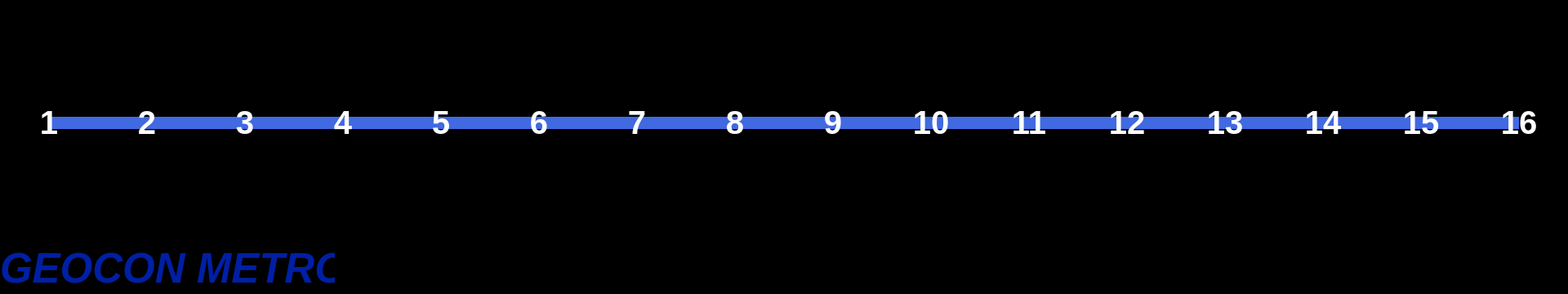
<?xml version="1.0" encoding="UTF-8"?>
<ui version="4.0">
 <class>MainWindow</class>
 <widget class="QMainWindow" name="MainWindow">
  <property name="geometry">
   <rect>
    <x>0</x>
    <y>0</y>
    <width>1920</width>
    <height>360</height>
   </rect>
  </property>
  <property name="windowTitle">
   <string>MainWindow</string>
  </property>
  <property name="styleSheet">
   <string notr="true">background-color: rgb(0, 0, 0);</string>
  </property>
  <widget class="QWidget" name="centralwidget">
   <widget class="Line" name="line">
    <property name="geometry">
     <rect>
      <x>60</x>
      <y>135</y>
      <width>1800</width>
      <height>30</height>
     </rect>
    </property>
    <property name="layoutDirection">
     <enum>Qt::LeftToRight</enum>
    </property>
    <property name="styleSheet">
     <string notr="true">color: rgb(65, 105, 225);</string>
    </property>
    <property name="frameShadow">
     <enum>QFrame::Plain</enum>
    </property>
    <property name="lineWidth">
     <number>15</number>
    </property>
    <property name="orientation">
     <enum>Qt::Horizontal</enum>
    </property>
   </widget>
   <widget class="QLabel" name="label">
    <property name="geometry">
     <rect>
      <x>30</x>
      <y>120</y>
      <width>60</width>
      <height>60</height>
     </rect>
    </property>
    <property name="font">
     <font>
      <pointsize>30</pointsize>
      <weight>75</weight>
      <bold>true</bold>
     </font>
    </property>
    <property name="styleSheet">
     <string notr="true">background-color: rgba(191, 64, 64, 0);
color: rgb(255, 255, 255);
border-image: url(:/yellowcircle.png);</string>
    </property>
    <property name="text">
     <string>1</string>
    </property>
    <property name="alignment">
     <set>Qt::AlignCenter</set>
    </property>
   </widget>
   <widget class="QLabel" name="label_2">
    <property name="geometry">
     <rect>
      <x>150</x>
      <y>120</y>
      <width>60</width>
      <height>60</height>
     </rect>
    </property>
    <property name="font">
     <font>
      <pointsize>30</pointsize>
      <weight>75</weight>
      <bold>true</bold>
     </font>
    </property>
    <property name="styleSheet">
     <string notr="true">background-color: rgba(191, 64, 64, 0);
color: rgb(255, 255, 255);
image: url(:/redcircle.png);</string>
    </property>
    <property name="text">
     <string>2</string>
    </property>
    <property name="alignment">
     <set>Qt::AlignCenter</set>
    </property>
   </widget>
   <widget class="QLabel" name="label_3">
    <property name="geometry">
     <rect>
      <x>270</x>
      <y>120</y>
      <width>60</width>
      <height>60</height>
     </rect>
    </property>
    <property name="font">
     <font>
      <pointsize>30</pointsize>
      <weight>75</weight>
      <bold>true</bold>
     </font>
    </property>
    <property name="styleSheet">
     <string notr="true">background-color: rgba(191, 64, 64, 0);
color: rgb(255, 255, 255);
image: url(:/redcircle.png);</string>
    </property>
    <property name="text">
     <string>3</string>
    </property>
    <property name="alignment">
     <set>Qt::AlignCenter</set>
    </property>
   </widget>
   <widget class="QLabel" name="label_4">
    <property name="geometry">
     <rect>
      <x>390</x>
      <y>120</y>
      <width>60</width>
      <height>60</height>
     </rect>
    </property>
    <property name="font">
     <font>
      <pointsize>30</pointsize>
      <weight>75</weight>
      <bold>true</bold>
     </font>
    </property>
    <property name="styleSheet">
     <string notr="true">background-color: rgba(191, 64, 64, 0);
color: rgb(255, 255, 255);
image: url(:/redcircle.png);</string>
    </property>
    <property name="text">
     <string>4</string>
    </property>
    <property name="alignment">
     <set>Qt::AlignCenter</set>
    </property>
   </widget>
   <widget class="QLabel" name="label_5">
    <property name="geometry">
     <rect>
      <x>510</x>
      <y>120</y>
      <width>60</width>
      <height>60</height>
     </rect>
    </property>
    <property name="font">
     <font>
      <pointsize>30</pointsize>
      <weight>75</weight>
      <bold>true</bold>
     </font>
    </property>
    <property name="styleSheet">
     <string notr="true">background-color: rgba(191, 64, 64, 0);
color: rgb(255, 255, 255);
image: url(:/redcircle.png);</string>
    </property>
    <property name="text">
     <string>5</string>
    </property>
    <property name="alignment">
     <set>Qt::AlignCenter</set>
    </property>
   </widget>
   <widget class="QLabel" name="label_6">
    <property name="geometry">
     <rect>
      <x>630</x>
      <y>120</y>
      <width>60</width>
      <height>60</height>
     </rect>
    </property>
    <property name="font">
     <font>
      <pointsize>30</pointsize>
      <weight>75</weight>
      <bold>true</bold>
     </font>
    </property>
    <property name="styleSheet">
     <string notr="true">background-color: rgba(191, 64, 64, 0);
color: rgb(255, 255, 255);
image: url(:/redcircle.png);</string>
    </property>
    <property name="text">
     <string>6</string>
    </property>
    <property name="alignment">
     <set>Qt::AlignCenter</set>
    </property>
   </widget>
   <widget class="QLabel" name="label_7">
    <property name="geometry">
     <rect>
      <x>750</x>
      <y>120</y>
      <width>60</width>
      <height>60</height>
     </rect>
    </property>
    <property name="font">
     <font>
      <pointsize>30</pointsize>
      <weight>75</weight>
      <bold>true</bold>
     </font>
    </property>
    <property name="styleSheet">
     <string notr="true">background-color: rgba(191, 64, 64, 0);
color: rgb(255, 255, 255);
image: url(:/redcircle.png);</string>
    </property>
    <property name="text">
     <string>7</string>
    </property>
    <property name="alignment">
     <set>Qt::AlignCenter</set>
    </property>
   </widget>
   <widget class="QLabel" name="label_8">
    <property name="geometry">
     <rect>
      <x>870</x>
      <y>120</y>
      <width>60</width>
      <height>60</height>
     </rect>
    </property>
    <property name="font">
     <font>
      <pointsize>30</pointsize>
      <weight>75</weight>
      <bold>true</bold>
     </font>
    </property>
    <property name="styleSheet">
     <string notr="true">background-color: rgba(191, 64, 64, 0);
color: rgb(255, 255, 255);
image: url(:/redcircle.png);</string>
    </property>
    <property name="text">
     <string>8</string>
    </property>
    <property name="alignment">
     <set>Qt::AlignCenter</set>
    </property>
   </widget>
   <widget class="QLabel" name="label_9">
    <property name="geometry">
     <rect>
      <x>990</x>
      <y>120</y>
      <width>60</width>
      <height>60</height>
     </rect>
    </property>
    <property name="font">
     <font>
      <pointsize>30</pointsize>
      <weight>75</weight>
      <bold>true</bold>
     </font>
    </property>
    <property name="styleSheet">
     <string notr="true">background-color: rgba(191, 64, 64, 0);
color: rgb(255, 255, 255);
image: url(:/redcircle.png);</string>
    </property>
    <property name="text">
     <string>9</string>
    </property>
    <property name="alignment">
     <set>Qt::AlignCenter</set>
    </property>
   </widget>
   <widget class="QLabel" name="label_16">
    <property name="geometry">
     <rect>
      <x>1830</x>
      <y>120</y>
      <width>60</width>
      <height>60</height>
     </rect>
    </property>
    <property name="font">
     <font>
      <pointsize>30</pointsize>
      <weight>75</weight>
      <bold>true</bold>
     </font>
    </property>
    <property name="styleSheet">
     <string notr="true">background-color: rgba(191, 64, 64, 0);
color: rgb(255, 255, 255);
image: url(:/redcircle.png);</string>
    </property>
    <property name="text">
     <string>16</string>
    </property>
    <property name="alignment">
     <set>Qt::AlignCenter</set>
    </property>
   </widget>
   <widget class="QLabel" name="label_13">
    <property name="geometry">
     <rect>
      <x>1470</x>
      <y>120</y>
      <width>60</width>
      <height>60</height>
     </rect>
    </property>
    <property name="font">
     <font>
      <pointsize>30</pointsize>
      <weight>75</weight>
      <bold>true</bold>
     </font>
    </property>
    <property name="styleSheet">
     <string notr="true">background-color: rgba(191, 64, 64, 0);
color: rgb(255, 255, 255);
image: url(:/redcircle.png);</string>
    </property>
    <property name="text">
     <string>13</string>
    </property>
    <property name="alignment">
     <set>Qt::AlignCenter</set>
    </property>
   </widget>
   <widget class="QLabel" name="label_15">
    <property name="geometry">
     <rect>
      <x>1710</x>
      <y>120</y>
      <width>60</width>
      <height>60</height>
     </rect>
    </property>
    <property name="font">
     <font>
      <pointsize>30</pointsize>
      <weight>75</weight>
      <bold>true</bold>
     </font>
    </property>
    <property name="styleSheet">
     <string notr="true">background-color: rgba(191, 64, 64, 0);
color: rgb(255, 255, 255);
image: url(:/redcircle.png);</string>
    </property>
    <property name="text">
     <string>15</string>
    </property>
    <property name="alignment">
     <set>Qt::AlignCenter</set>
    </property>
   </widget>
   <widget class="QLabel" name="label_10">
    <property name="geometry">
     <rect>
      <x>1110</x>
      <y>120</y>
      <width>60</width>
      <height>60</height>
     </rect>
    </property>
    <property name="font">
     <font>
      <pointsize>30</pointsize>
      <weight>75</weight>
      <bold>true</bold>
     </font>
    </property>
    <property name="styleSheet">
     <string notr="true">background-color: rgba(191, 64, 64, 0);
color: rgb(255, 255, 255);
image: url(:/redcircle.png);</string>
    </property>
    <property name="text">
     <string>10</string>
    </property>
    <property name="alignment">
     <set>Qt::AlignCenter</set>
    </property>
   </widget>
   <widget class="QLabel" name="label_11">
    <property name="geometry">
     <rect>
      <x>1230</x>
      <y>120</y>
      <width>60</width>
      <height>60</height>
     </rect>
    </property>
    <property name="font">
     <font>
      <pointsize>30</pointsize>
      <weight>75</weight>
      <bold>true</bold>
     </font>
    </property>
    <property name="styleSheet">
     <string notr="true">background-color: rgba(191, 64, 64, 0);
color: rgb(255, 255, 255);
image: url(:/redcircle.png);</string>
    </property>
    <property name="text">
     <string>11</string>
    </property>
    <property name="alignment">
     <set>Qt::AlignCenter</set>
    </property>
   </widget>
   <widget class="QLabel" name="label_12">
    <property name="geometry">
     <rect>
      <x>1350</x>
      <y>120</y>
      <width>60</width>
      <height>60</height>
     </rect>
    </property>
    <property name="font">
     <font>
      <pointsize>30</pointsize>
      <weight>75</weight>
      <bold>true</bold>
     </font>
    </property>
    <property name="styleSheet">
     <string notr="true">background-color: rgba(191, 64, 64, 0);
color: rgb(255, 255, 255);
image: url(:/redcircle.png);</string>
    </property>
    <property name="text">
     <string>12</string>
    </property>
    <property name="alignment">
     <set>Qt::AlignCenter</set>
    </property>
   </widget>
   <widget class="QLabel" name="label_14">
    <property name="geometry">
     <rect>
      <x>1590</x>
      <y>120</y>
      <width>60</width>
      <height>60</height>
     </rect>
    </property>
    <property name="font">
     <font>
      <pointsize>30</pointsize>
      <weight>75</weight>
      <bold>true</bold>
     </font>
    </property>
    <property name="styleSheet">
     <string notr="true">background-color: rgba(191, 64, 64, 0);
color: rgb(255, 255, 255);
image: url(:/redcircle.png);</string>
    </property>
    <property name="text">
     <string>14</string>
    </property>
    <property name="alignment">
     <set>Qt::AlignCenter</set>
    </property>
   </widget>
   <widget class="QFrame" name="frame">
    <property name="geometry">
     <rect>
      <x>0</x>
      <y>0</y>
      <width>1931</width>
      <height>301</height>
     </rect>
    </property>
    <property name="frameShape">
     <enum>QFrame::NoFrame</enum>
    </property>
    <property name="frameShadow">
     <enum>QFrame::Plain</enum>
    </property>
    <property name="lineWidth">
     <number>1</number>
    </property>
   </widget>
   <widget class="QLabel" name="label_17">
    <property name="geometry">
     <rect>
      <x>0</x>
      <y>295</y>
      <width>411</width>
      <height>65</height>
     </rect>
    </property>
    <property name="font">
     <font>
      <pointsize>38</pointsize>
      <weight>75</weight>
      <italic>true</italic>
      <bold>true</bold>
     </font>
    </property>
    <property name="styleSheet">
     <string notr="true">color: rgb(0, 31, 164);</string>
    </property>
    <property name="text">
     <string>GEOCON METRO</string>
    </property>
   </widget>
   <widget class="QWidget" name="horizontalLayoutWidget_3">
    <property name="geometry">
     <rect>
      <x>410</x>
      <y>299</y>
      <width>1401</width>
      <height>61</height>
     </rect>
    </property>
    <layout class="QHBoxLayout" name="labelLayout_2"/>
   </widget>
   <widget class="QLabel" name="label_18">
    <property name="geometry">
     <rect>
      <x>1814</x>
      <y>320</y>
      <width>101</width>
      <height>30</height>
     </rect>
    </property>
    <property name="styleSheet">
     <string notr="true">image: url(:/logo.png);</string>
    </property>
    <property name="text">
     <string/>
    </property>
   </widget>
   <zorder>frame</zorder>
   <zorder>line</zorder>
   <zorder>label</zorder>
   <zorder>label_2</zorder>
   <zorder>label_3</zorder>
   <zorder>label_4</zorder>
   <zorder>label_5</zorder>
   <zorder>label_6</zorder>
   <zorder>label_7</zorder>
   <zorder>label_8</zorder>
   <zorder>label_9</zorder>
   <zorder>label_16</zorder>
   <zorder>label_13</zorder>
   <zorder>label_15</zorder>
   <zorder>label_10</zorder>
   <zorder>label_11</zorder>
   <zorder>label_12</zorder>
   <zorder>label_14</zorder>
   <zorder>label_17</zorder>
   <zorder>horizontalLayoutWidget_3</zorder>
   <zorder>label_18</zorder>
  </widget>
 </widget>
 <resources/>
 <connections/>
</ui>
